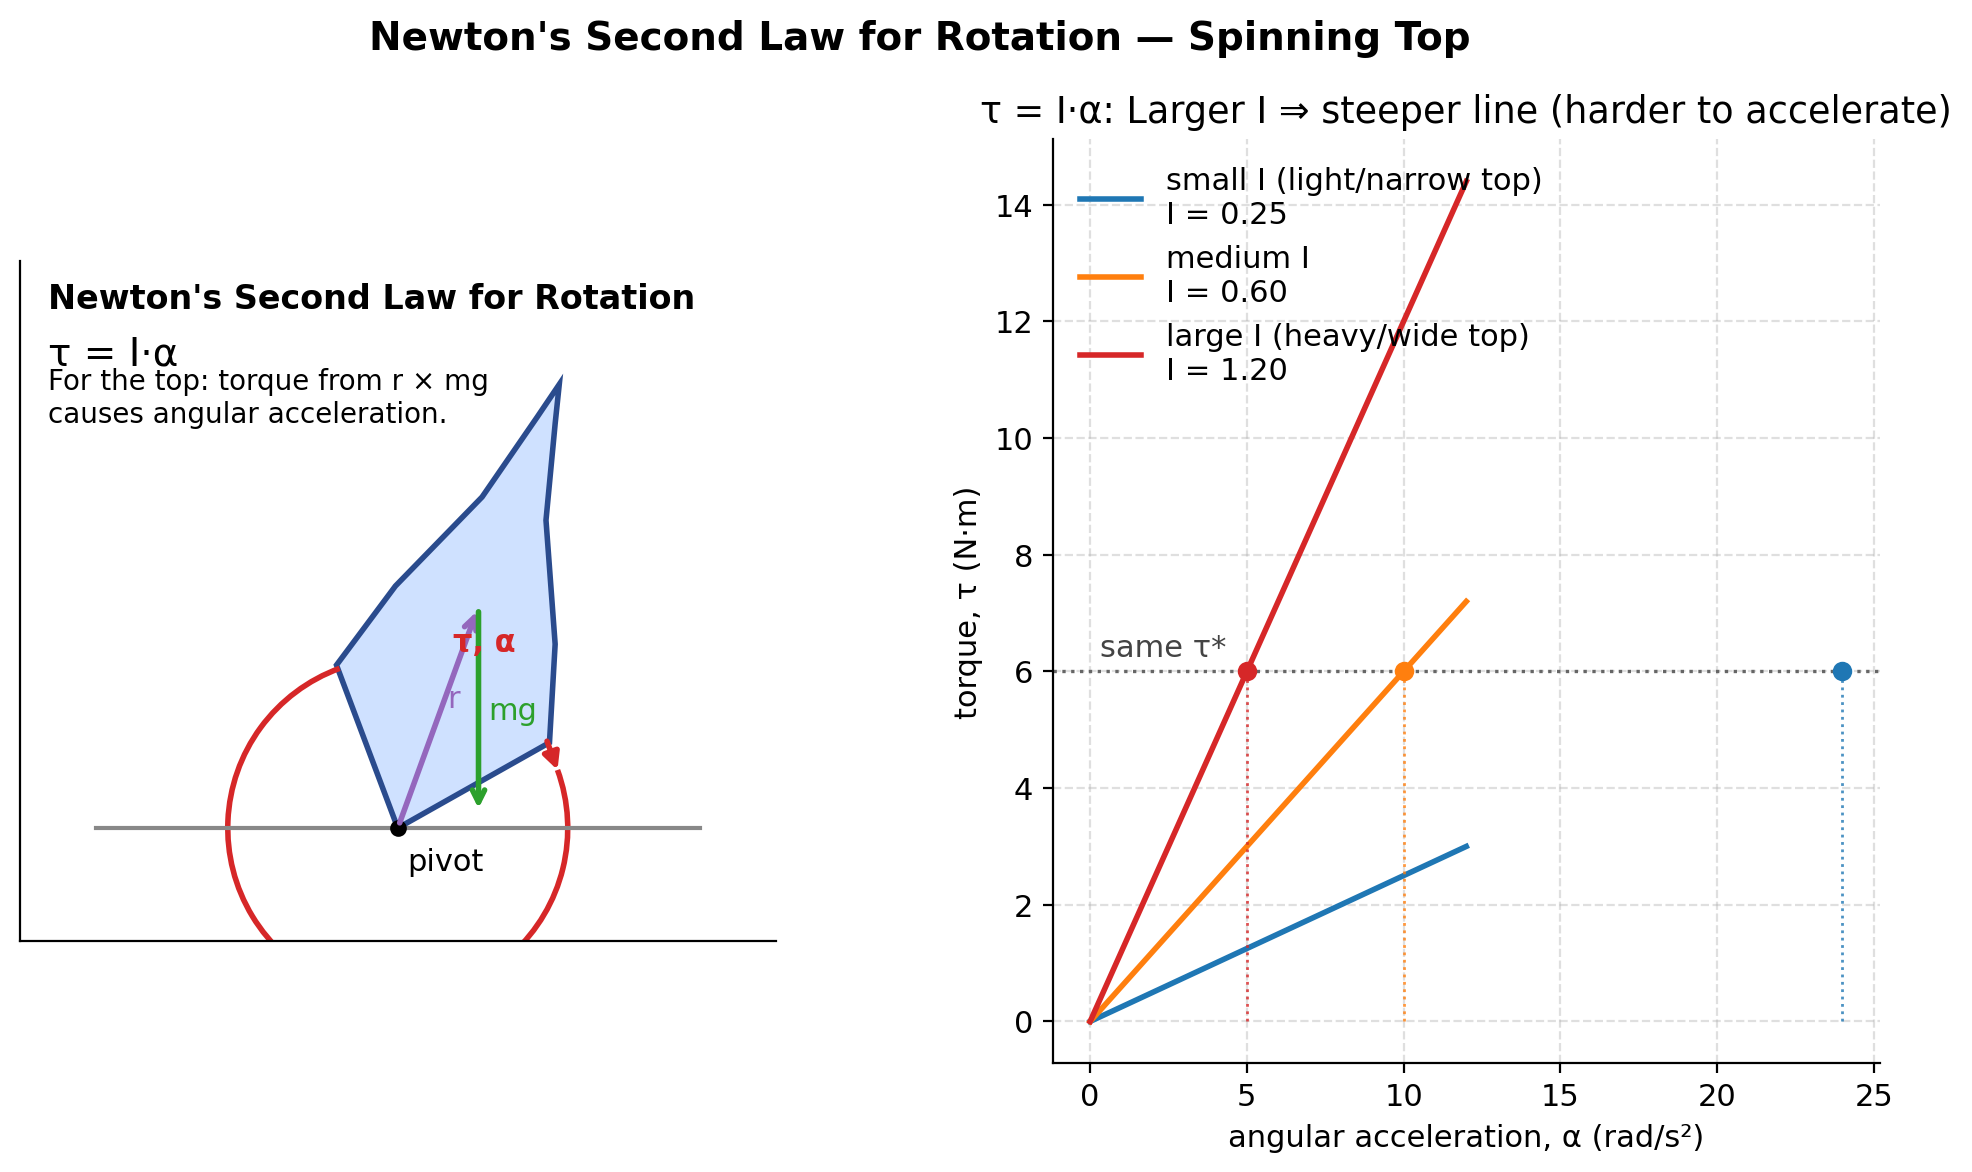

Reproduce this figure in Python.
import numpy as np
import matplotlib.pyplot as plt
from matplotlib.patches import Polygon, Arc


def rotate_points(points, angle_deg, origin=(0.0, 0.0)):
    ang = np.deg2rad(angle_deg)
    R = np.array([[np.cos(ang), -np.sin(ang)], [np.sin(ang), np.cos(ang)]])
    pts = np.asarray(points)
    origin = np.asarray(origin)
    return (pts - origin) @ R.T + origin


def draw_circular_arrow(ax, center=(0, 0), radius=0.9, theta1=110, theta2=20, color="tab:red", lw=2, label=None):
    # Draw clockwise arc from theta1 to theta2 (degrees)
    arc = Arc(center, width=2*radius, height=2*radius, angle=0,
              theta1=theta1, theta2=theta2, color=color, lw=lw)
    ax.add_patch(arc)
    # Arrow head at theta2, pointing clockwise (tangent direction)
    t2 = np.deg2rad(theta2)
    end = np.array(center) + radius * np.array([np.cos(t2), np.sin(t2)])
    # Tangent direction for clockwise sense at theta2
    tangent = np.array([np.sin(t2), -np.cos(t2)])
    head_len = 0.18 * radius
    start_head = end - head_len * tangent
    ax.annotate("", xy=end, xytext=start_head,
                arrowprops=dict(arrowstyle='-|>', color=color, lw=lw, shrinkA=0, shrinkB=0, mutation_scale=12))
    if label is not None:
        # Place label near the middle of the arc
        tm = np.deg2rad((theta1 + theta2) / 2)
        mid = np.array(center) + (radius + 0.18) * np.array([np.cos(tm), np.sin(tm)])
        ax.text(mid[0], mid[1], label, color=color, fontsize=11, weight='bold', ha='center', va='center')


def make_figure(savepath="newton_second_law_rotation_spinning_top.png"):
    plt.rcParams.update({
        "font.size": 11,
        "axes.spines.top": False,
        "axes.spines.right": False,
    })

    fig = plt.figure(figsize=(12, 6))
    gs = fig.add_gridspec(1, 2, width_ratios=[1.05, 1.15], wspace=0.35)

    # Left panel: conceptual diagram of a tilted spinning top with torque
    ax1 = fig.add_subplot(gs[0, 0])
    ax1.set_aspect('equal')
    ax1.set_xticks([])
    ax1.set_yticks([])
    ax1.set_xlim(-2.0, 2.0)
    ax1.set_ylim(-0.6, 3.0)

    # Define a simple top silhouette in local coordinates with pivot (tip) at (0, 0)
    top_outline = np.array([
        [0.00, 0.00],   # tip/pivot
        [0.60, 0.70],
        [0.45, 1.20],
        [0.18, 1.80],
        [0.05, 2.30],
        [0.00, 2.50],
        [-0.05, 2.30],
        [-0.18, 1.80],
        [-0.45, 1.20],
        [-0.60, 0.70],
        [0.00, 0.00]    # close
    ])

    # Center of mass along the symmetry axis (approx)
    com_local = np.array([0.0, 1.25])

    # Tilt the top to the right by -20 degrees
    tilt_deg = -20
    top_rot = rotate_points(top_outline, tilt_deg)
    com = rotate_points(com_local, tilt_deg)

    # Draw ground/contact point
    ax1.plot([-1.6, 1.6], [0, 0], color="#888888", lw=1.5)
    ax1.plot(0, 0, 'o', color='k', ms=5)
    ax1.text(0.05, -0.1, "pivot", ha='left', va='top')

    # Draw the top body
    body = Polygon(top_rot, closed=True, facecolor="#cfe1ff", edgecolor="#2a4b8d", lw=2)
    ax1.add_patch(body)

    # Draw r vector from pivot to COM
    ax1.annotate("", xy=(com[0], com[1]), xytext=(0, 0),
                 arrowprops=dict(arrowstyle='->', lw=2, color="tab:purple"))
    # Label r near the middle
    mid_r = 0.5 * com
    ax1.text(mid_r[0] + 0.05, mid_r[1] + 0.05, "r", color="tab:purple", fontsize=11)

    # Draw mg from COM downward
    g_len = 1.1
    mg_end = com + np.array([0.0, -g_len])
    ax1.annotate("", xy=(mg_end[0], mg_end[1]), xytext=(com[0], com[1]),
                 arrowprops=dict(arrowstyle='->', lw=2, color="tab:green"))
    # Label mg near mid of arrow
    mg_mid = (com + mg_end) / 2
    ax1.text(mg_mid[0] + 0.05, mg_mid[1] - 0.05, "mg", color="tab:green", fontsize=11)

    # Draw a circular arrow indicating torque (and alpha direction)
    draw_circular_arrow(ax1, center=(0, 0), radius=0.9, theta1=110, theta2=20, color="tab:red", lw=2, label="τ, α")

    # Equation annotation
    ax1.text(-1.85, 2.75, "Newton's Second Law for Rotation", fontsize=12, weight='bold')
    ax1.text(-1.85, 2.45, r"τ = I·α", fontsize=14)
    ax1.text(-1.85, 2.15, "For the top: torque from r × mg\ncauses angular acceleration.", fontsize=10)

    # Right panel: τ vs α for different I (slope = I)
    ax2 = fig.add_subplot(gs[0, 1])
    alpha = np.linspace(0, 12, 300)
    I_vals = [0.25, 0.6, 1.2]
    labels = ["small I (light/narrow top)", "medium I", "large I (heavy/wide top)"]
    colors = ["tab:blue", "tab:orange", "tab:red"]

    for I, lab, c in zip(I_vals, labels, colors):
        tau = I * alpha
        ax2.plot(alpha, tau, color=c, lw=2, label=f"{lab}\nI = {I:.2f}")

    ax2.set_xlabel("angular acceleration, α (rad/s²)")
    ax2.set_ylabel("torque, τ (N·m)")
    ax2.set_title("τ = I·α: Larger I ⇒ steeper line (harder to accelerate)")
    ax2.grid(True, ls='--', alpha=0.4)

    # Highlight same torque and show different α results
    tau_star = 6.0
    ax2.axhline(tau_star, color="#666666", lw=1.2, ls=":")
    ax2.text(0.3, tau_star + 0.25, r"same τ*", color="#444444")

    for I, c in zip(I_vals, colors):
        alpha_star = tau_star / I
        ax2.plot([alpha_star], [tau_star], marker='o', color=c)
        ax2.vlines(alpha_star, 0, tau_star, color=c, lw=1, ls=":", alpha=0.8)

    ax2.legend(frameon=False, loc="upper left")

    fig.suptitle("Newton's Second Law for Rotation — Spinning Top", fontsize=14, weight='bold')
    fig.tight_layout(rect=[0, 0, 1, 0.95])

    fig.savefig(savepath, dpi=200, bbox_inches='tight')
    print(f"Saved figure to {savepath}")


if __name__ == "__main__":
    make_figure()
